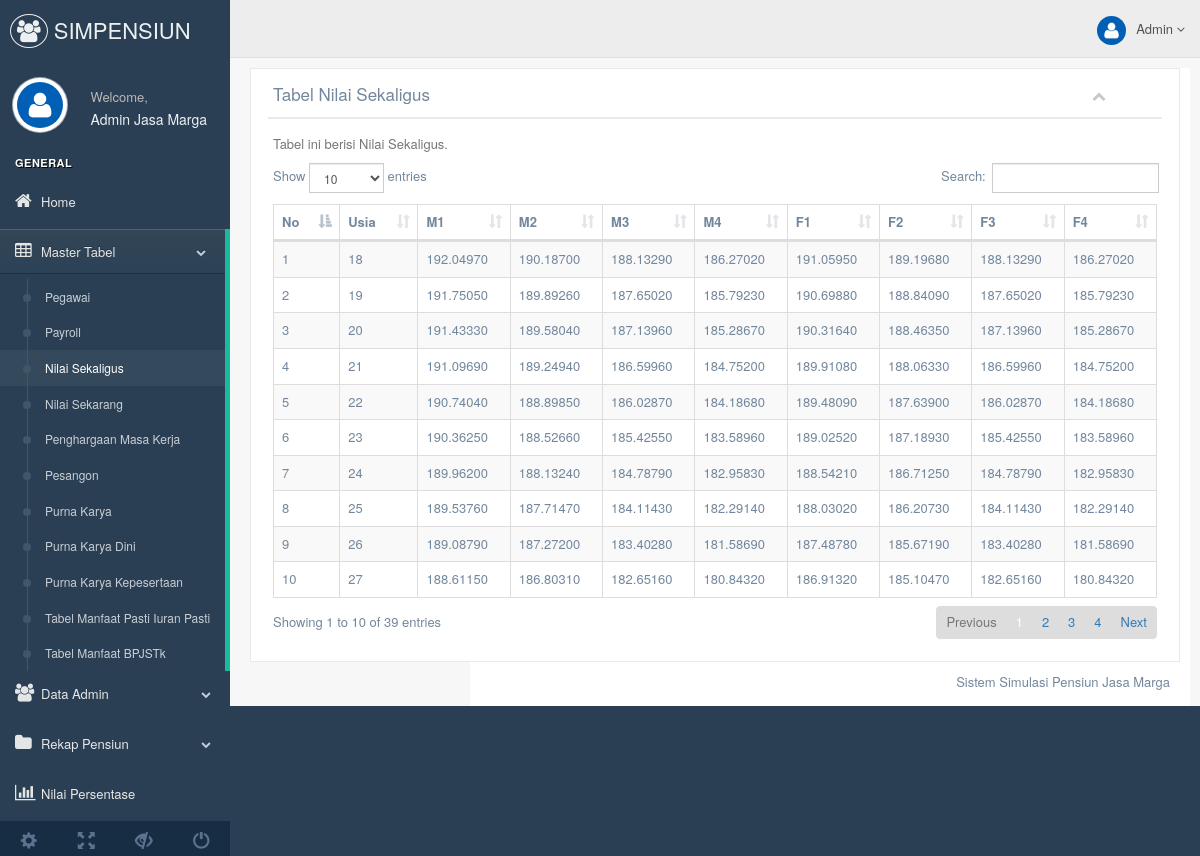
The page /admin/production/nilai_sekaligus.php (signed in) on the database its author committed.
### tables this page shows
CREATE TABLE `nilai_sekaligus` (
  `id` int(11) NOT NULL,
  `usia` int(11) NOT NULL,
  `M1` decimal(10,5) NOT NULL,
  `M2` decimal(10,5) NOT NULL,
  `M3` decimal(10,5) NOT NULL,
  `M4` decimal(10,5) NOT NULL,
  `F1` decimal(10,5) NOT NULL,
  `F2` decimal(10,5) NOT NULL,
  `F3` decimal(10,5) NOT NULL,
  `F4` decimal(10,5) NOT NULL
);

### admin/production/nilai_sekaligus.php (the view, shortened to what this page needs)
<!DOCTYPE html>
<html lang="en">
  <head>
    <link href="../vendors/bootstrap/dist/css/bootstrap.min.css" rel="stylesheet">
    <link href="../vendors/font-awesome/css/font-awesome.min.css" rel="stylesheet">
    <link href="../vendors/nprogress/nprogress.css" rel="stylesheet">
    <link href="../vendors/iCheck/skins/flat/green.css" rel="stylesheet">
    <link href="../vendors/datatables.net-bs/css/dataTables.bootstrap.min.css" rel="stylesheet">
    <link href="../vendors/datatables.net-buttons-bs/css/buttons.bootstrap.min.css" rel="stylesheet">
    <link href="../vendors/datatables.net-fixedheader-bs/css/fixedHeader.bootstrap.min.css" rel="stylesheet">
    <link href="../vendors/datatables.net-responsive-bs/css/responsive.bootstrap.min.css" rel="stylesheet">
    <link href="../vendors/datatables.net-scroller-bs/css/scroller.bootstrap.min.css" rel="stylesheet">
    <link href="../build/css/custom.min.css" rel="stylesheet">
  </head>
    <body class="nav-md">
    <div class="container body">
      <div class="main_container">
        <div class="col-md-3 left_col">
          <div class="left_col scroll-view">
            <div class="navbar nav_title" style="border: 0;">
              <a href="index.html" class="site_title"><i class="fa fa-users"></i> <span>SIMPENSIUN</span></a>
            </div>
            <div class="profile clearfix">
              <div class="profile_pic">
                <img src="images/user.jpg" alt="..." class="img-circle profile_img">
              </div>
              <div class="profile_info">
                <span>Welcome,</span>
                <h2>Admin Jasa Marga</h2>
              </div>
            </div>
            <br />
            <div id="sidebar-menu" class="main_menu_side hidden-print main_menu">
              <?php include_once("sidebar.php"); ?>
            </div>
            <div class="sidebar-footer hidden-small">
              <?php include_once("footer.php");?>
            </div>
          </div>
        </div>
        <div class="top_nav">
          <?php include_once("header.php"); ?>
        </div>
        <div class="right_col" role="main">
          <div class="">
            <div class="row">
              <div class="col-md-12 col-sm-12 col-xs-12">
                <div class="x_panel">
                  <div class="x_title">
                    <h2>Tabel Nilai Sekaligus <small>tabel Master</small></h2>
                    <ul class="nav navbar-right panel_toolbox">
                      <li><a class="collapse-link"><i class="fa fa-chevron-up"></i></a>
                      </li>
                      <li class="dropdown">
                        <a href="#" class="dropdown-toggle" data-toggle="dropdown" role="button" aria-expanded="false"></a>
                      </li>
                    </ul>
                    <div class="clearfix"></div>
                  </div>
                  <div class="x_content">
                    <p class="text-muted font-13 m-b-30">
                      Tabel ini berisi Nilai Sekaligus.
                    </p>
                    <table id="dataTables" class="table table-striped table-bordered">
                      <thead>
                        <tr>
                          <th>No</th>
                          <th>Usia</th>
                          <th>M1</th>
                          <th>M2</th>
                          <th>M3</th>
                          <th>M4</th>
                          <th>F1</th>
                          <th>F2</th>
                          <th>F3</th>
                          <th>F4</th>
                        </tr>
                      </thead>
                      <tbody>
                        <?php
                            $no = 1;
                            $res = mysqli_query($DBcon,"select * from nilai_sekaligus");
                            while($row = $res->fetch_assoc()){
                              echo '
                              <tr>
                                <td>'.$no.'</td>
                                <td>'.$row['usia'].'</td>
                                <td>'.$row['M1'].'</td>
                                <td>'.$row['M2'].'</td>
                                <td>'.$row['M3'].'</td>
                                <td>'.$row['M4'].'</td>
                                <td>'.$row['F1'].'</td>
                                <td>'.$row['F2'].'</td>
                                <td>'.$row['F3'].'</td>
                                <td>'.$row['F4'].'</td>
                              </tr>
                              ';
                              $no++;
                            }
                            ?>
                      </tbody>
                    </table>
                  </div>
                </div>
              </div>
        <footer>
          <div class="pull-right">
            Sistem Simulasi Pensiun Jasa Marga</a>
          </div>
        </footer>
      </div>
    </div>
  </body>
</html>

### rows shown on the page
nilai_sekaligus: usia "18", M1 "192.04970", M2 "190.18700", M3 "188.13290", M4 "186.27020", F1 "191.05950", F2 "189.19680", F3 "188.13290", F4 "186.27020"
nilai_sekaligus: usia "19", M1 "191.75050", M2 "189.89260", M3 "187.65020", M4 "185.79230", F1 "190.69880", F2 "188.84090", F3 "187.65020", F4 "185.79230"
nilai_sekaligus: usia "20", M1 "191.43330", M2 "189.58040", M3 "187.13960", M4 "185.28670", F1 "190.31640", F2 "188.46350", F3 "187.13960", F4 "185.28670"
nilai_sekaligus: usia "21", M1 "191.09690", M2 "189.24940", M3 "186.59960", M4 "184.75200", F1 "189.91080", F2 "188.06330", F3 "186.59960", F4 "184.75200"
nilai_sekaligus: usia "22", M1 "190.74040", M2 "188.89850", M3 "186.02870", M4 "184.18680", F1 "189.48090", F2 "187.63900", F3 "186.02870", F4 "184.18680"
nilai_sekaligus: usia "23", M1 "190.36250", M2 "188.52660", M3 "185.42550", M4 "183.58960", F1 "189.02520", F2 "187.18930", F3 "185.42550", F4 "183.58960"
nilai_sekaligus: usia "24", M1 "189.96200", M2 "188.13240", M3 "184.78790", M4 "182.95830", F1 "188.54210", F2 "186.71250", F3 "184.78790", F4 "182.95830"
nilai_sekaligus: usia "25", M1 "189.53760", M2 "187.71470", M3 "184.11430", M4 "182.29140", F1 "188.03020", F2 "186.20730", F3 "184.11430", F4 "182.29140"
nilai_sekaligus: usia "26", M1 "189.08790", M2 "187.27200", M3 "183.40280", M4 "181.58690", F1 "187.48780", F2 "185.67190", F3 "183.40280", F4 "181.58690"
nilai_sekaligus: usia "27", M1 "188.61150", M2 "186.80310", M3 "182.65160", M4 "180.84320", F1 "186.91320", F2 "185.10470", F3 "182.65160", F4 "180.84320"
